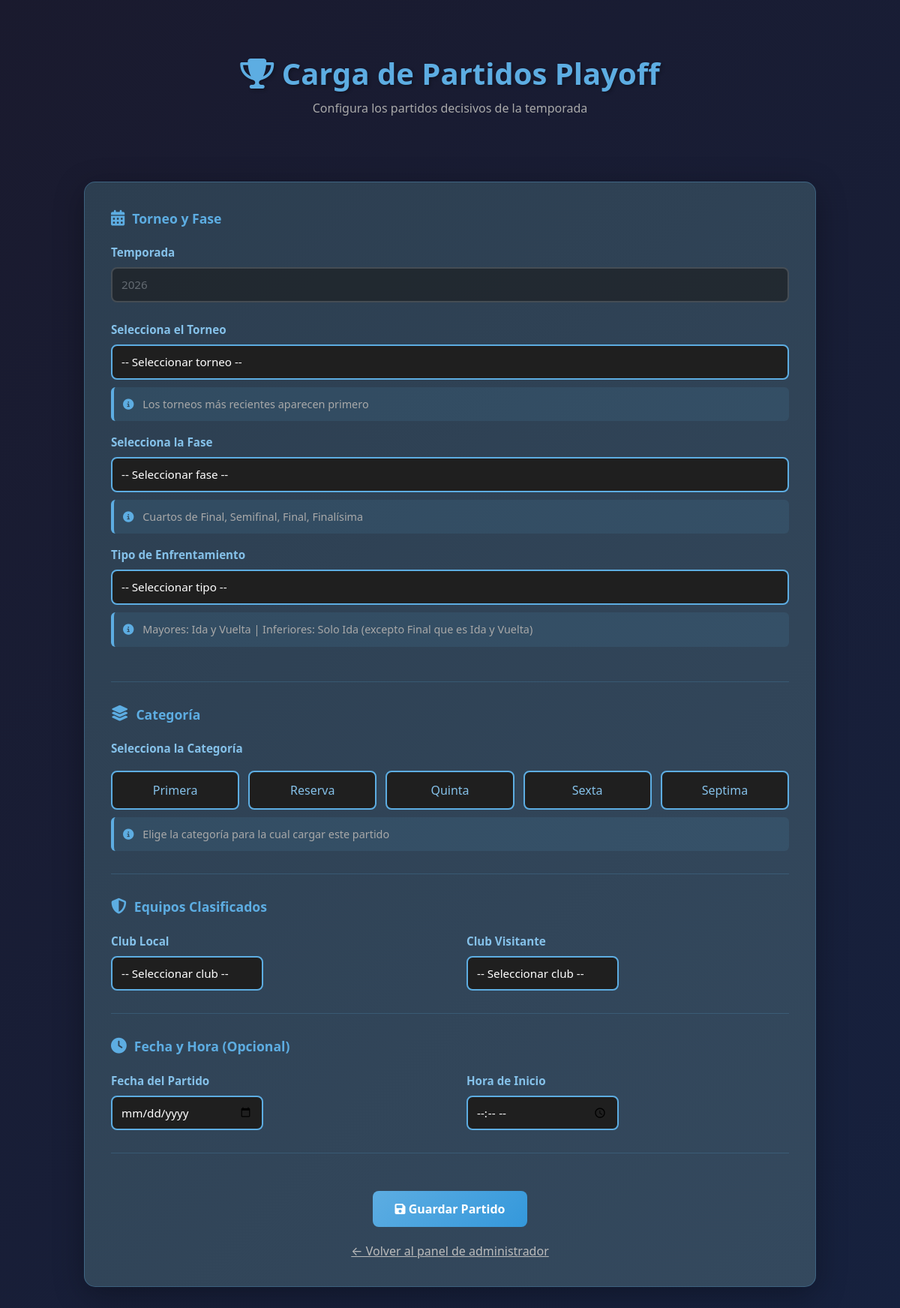
The app's page /crear_partido_playoff, older data.
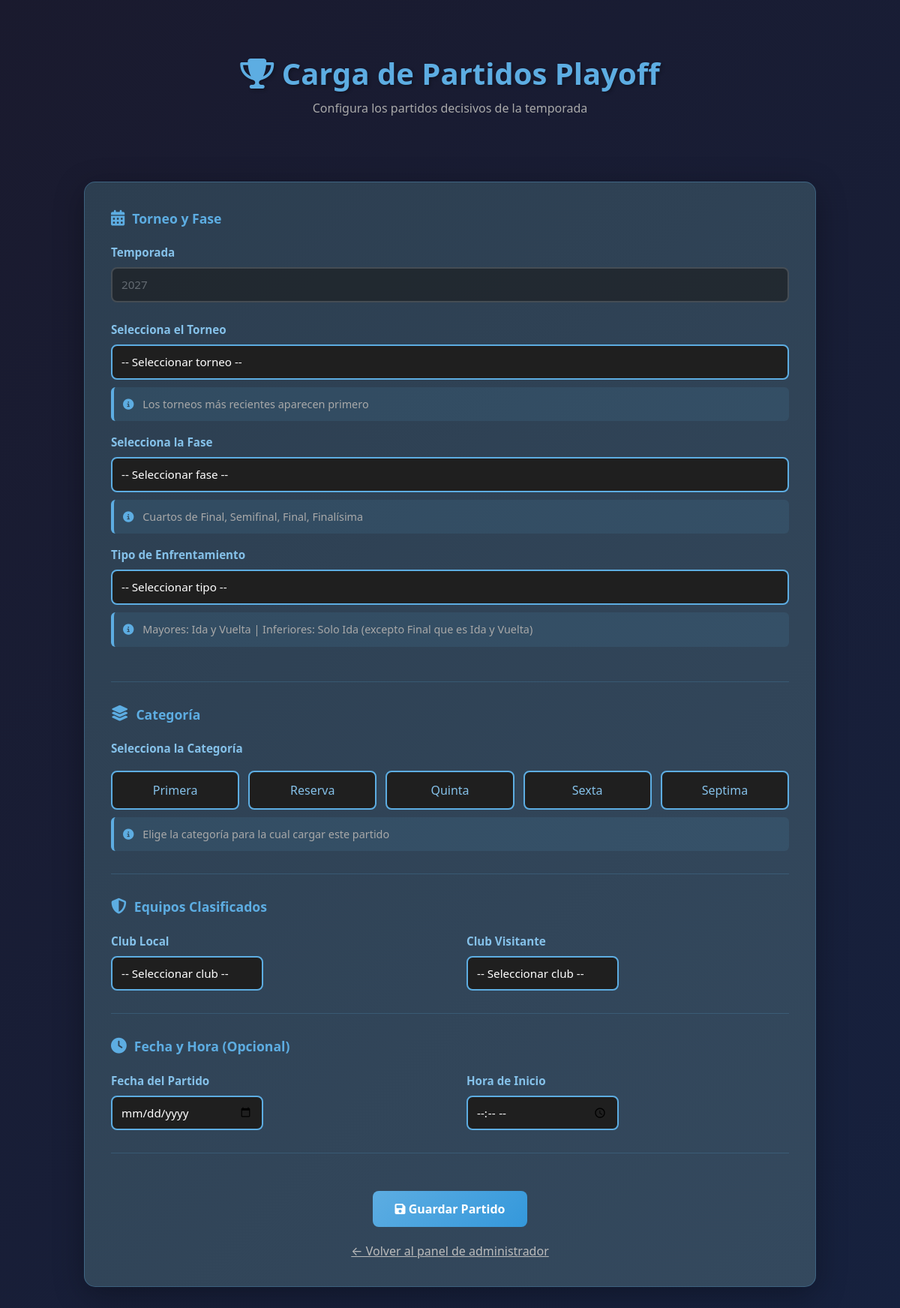
The same page, newer data.
### app/models/models.py (models this page shows, shortened)
class Temporada(db.Model):
    __tablename__ = 'temporada'
    id = db.Column(db.Integer, primary_key=True)
    nombre = db.Column(db.String(20), nullable=False, unique=True)  # ej: "2025"
    activa = db.Column(db.Boolean, default=False)
    torneos = db.relationship(
        'Torneo',
        back_populates='temporada',
        cascade='all, delete-orphan'
    )

### app/routes/views.py (the view)
@views.route("/crear_partido_playoff", methods=["GET"])
def vista_crear_partido_playoff():
    temporada_activa = Temporada.query.filter_by(activa=True).first()
    if not temporada_activa:
        flash("No hay temporada activa configurada", "danger")
        return redirect(url_for("views.index"))
    torneos = (
        Torneo.query
        .filter(
            Torneo.temporada_id == temporada_activa.id,
            Torneo.nombre.in_(["Apertura", "Clausura"])
        )
        .order_by(Torneo.nombre.asc())
        .all()
    )
    clubes = Club.query.order_by(Club.nombre).all()
    categorias = ["Primera", "Reserva", "Quinta", "Sexta", "Septima"]
    fases_list = (
        Fase.query
        .filter(Fase.nombre.in_(["Cuartos", "Semifinal", "Final", "Finalísima"]))
        .order_by(Fase.orden)
        .all()
    )
    fases_nombres = []
    fases_vistas = set()
    for fase in fases_list:
        if fase.nombre not in fases_vistas:
            fases_nombres.append(fase.nombre)
            fases_vistas.add(fase.nombre)
    return render_template(
        "plantillasAdmin/cargar_partidos_playoff.html",
        temporada_activa=temporada_activa,
        torneos=torneos,
        fases=fases_nombres,
        clubes=clubes,
        categorias=categorias
    )

### app/templates/plantillasAdmin/cargar_partidos_playoff.html (shortened to what this page needs)
<!doctype html>
<html lang="es">
<head>
<link href="https://cdn.jsdelivr.net/npm/bootstrap@5.3.3/dist/css/bootstrap.min.css" rel="stylesheet">
<link rel="stylesheet" href="https://cdnjs.cloudflare.com/ajax/libs/font-awesome/6.4.0/css/all.min.css">
</head>
<body>
<div class="container mt-4 mb-5">
  <div class="header">
    <h1><i class="fas fa-trophy"></i> Carga de Partidos Playoff</h1>
    <p>Configura los partidos decisivos de la temporada</p>
  </div>
  <div class="card">
    <form id="formPartido">
      <div class="form-section">
        <div class="section-title">
          <i class="fas fa-calendar-alt"></i> Torneo y Fase
        </div>
        <label class="form-label">Temporada</label>
          <select class="form-select" disabled>
            <option selected>{{ temporada_activa.nombre }}</option>
          </select> <br>
        <div class="mb-3">
          <label class="form-label">Selecciona el Torneo</label>
          <select id="torneo_id" class="form-select" required>
            <option value="">-- Seleccionar torneo --</option>
          </select>
          <div class="info-box">
            <i class="fas fa-info-circle"></i> Los torneos más recientes aparecen primero
          </div>
        </div>
        <div class="mb-3">
          <label class="form-label">Selecciona la Fase</label>
          <select id="fase_nombre" class="form-select" required>
            <option value="">-- Seleccionar fase --</option>
          </select>
          <div class="info-box">
            <i class="fas fa-info-circle"></i> Cuartos de Final, Semifinal, Final, Finalísima
          </div>
        </div>
        <div class="mb-3">
          <label class="form-label">Tipo de Enfrentamiento</label>
          <select id="tipo_fase" class="form-select" required>
            <option value="">-- Seleccionar tipo --</option>
          </select>
          <div class="info-box">
            <i class="fas fa-info-circle"></i> Mayores: Ida y Vuelta | Inferiores: Solo Ida (excepto Final que es Ida y Vuelta)
          </div>
        </div>
      </div>
      <div class="form-section">
        <div class="section-title">
          <i class="fas fa-layer-group"></i> Categoría
        </div>
        <label class="form-label">Selecciona la Categoría</label>
        <div class="categoria-group">
          {% for c in categorias %}
            <label class="categoria-btn">
              <span>{{ c }}</span>
            </label>
          {% endfor %}
        </div>
        <div class="info-box">
          <i class="fas fa-info-circle"></i> Elige la categoría para la cual cargar este partido
        </div>
      </div>
      <div class="form-section">
        <div class="section-title">
          <i class="fas fa-shield-alt"></i> Equipos Clasificados
        </div>
        <div class="row">
          <div class="col-md-6">
            <label class="form-label">Club Local</label>
            <select id="club_local_id" class="form-select" required>
              <option value="">-- Seleccionar club --</option>
            </select>
          </div>
          <div class="col-md-6">
            <label class="form-label">Club Visitante</label>
            <select id="club_visitante_id" class="form-select" required>
              <option value="">-- Seleccionar club --</option>
            </select>
          </div>
        </div>
      </div>
      <div class="form-section">
        <div class="section-title">
          <i class="fas fa-clock"></i> Fecha y Hora (Opcional)
        </div>
        <div class="row">
          <div class="col-md-6">
            <label class="form-label">Fecha del Partido</label>
            <input type="date" id="fecha_partido" class="form-control">
          </div>
          <div class="col-md-6">
            <label class="form-label">Hora de Inicio</label>
            <input type="time" id="hora_partido" class="form-control">
          </div>
        </div>
      </div>
      <div style="text-align: center;">
        <button type="button" onclick="guardarPartido()" class="btn btn-primary" id="btnGuardar">
          <i class="fas fa-save"></i> Guardar Partido
        </button>
      </div>
    </form>
    <a href="{{ url_for('views.adminview') }}" class="back-link">← Volver al panel de administrador</a>
  </div>
</div>
</body>
</html>

### app/templates/plantillasAdmin/cargar_partidos_playoff.html (style rules this page uses)
* { margin: 0; padding: 0; box-sizing: border-box; }
body { background: linear-gradient(135deg, #1a1a2e 0%, #16213e 100%); color: #f5f6fa; min-height: 100vh; padding: 20px 0; }
.container { max-width: 1000px; }
.header { text-align: center; margin-bottom: 40px; padding: 30px 0; }
.header h1 { font-size: 2.5rem; font-weight: 700; color: #5dade2; margin-bottom: 10px; text-shadow: 2px 2px 4px rgba(0,0,0,0.3); }
.header p { color: #a9a9a9; font-size: 1rem; }
.card { background: linear-gradient(135deg, #2c3e50 0%, #34495e 100%); border: 1px solid rgba(93, 173, 226, 0.3); border-radius: 15px; padding: 35px; box-shadow: 0 10px 40px rgba(0,0,0,0.3); }
.form-section { margin-bottom: 30px; padding-bottom: 30px; border-bottom: 1px solid rgba(93, 173, 226, 0.2); }
.section-title { font-size: 1.1rem; font-weight: 600; color: #5dade2; margin-bottom: 20px; display: flex; align-items: center; }
.section-title i { margin-right: 10px; font-size: 1.3rem; }
.form-label { color: #85c1e9; font-weight: 600; font-size: 0.95rem; margin-bottom: 8px; }
.form-select, .form-control { background: #1f1f1f !important; color: #fff !important; border: 2px solid #5dade2 !important; border-radius: 8px; padding: 10px 12px; font-size: 0.95rem; transition: all 0.3s ease; }
.form-select option { color: #000 !important; background: #fff !important; }
.form-select option:checked { background: #5dade2 !important; color: #fff !important; }
.form-select:disabled, .form-control:disabled { background: #1a1a1a !important; border-color: #555 !important; color: #888 !important; opacity: 0.6; }
.categoria-group { display: grid; grid-template-columns: repeat(auto-fit, minmax(140px, 1fr)); gap: 12px; margin-top: 10px; }
.categoria-btn { position: relative; padding: 12px; text-align: center; background: #1f1f1f; border: 2px solid #5dade2; border-radius: 8px; cursor: pointer; transition: all 0.3s ease; font-weight: 500; color: #85c1e9; }
.row { display: grid; grid-template-columns: repeat(auto-fit, minmax(300px, 1fr)); gap: 20px; margin-top: 0 !important; }
.col-md-6 { margin-bottom: 0 !important; }
.info-box { background: rgba(93, 173, 226, 0.1); border-left: 4px solid #5dade2; padding: 12px; border-radius: 6px; margin-top: 10px; font-size: 0.9rem; color: #a9a9a9; }
.info-box i { margin-right: 8px; color: #5dade2; }
.btn-primary { background: linear-gradient(135deg, #5dade2 0%, #3498db 100%); border: none; font-weight: 600; padding: 12px 30px; border-radius: 8px; transition: all 0.3s ease; margin-top: 20px; font-size: 1rem; }
.back-link { text-align: center; display: block; margin-top: 20px; color: #bbb; }

Row changes from the older to the newer data that the page shows:
no longer on this page (row edited): Temporada: nombre "2026"
added Temporada: nombre "2027"
